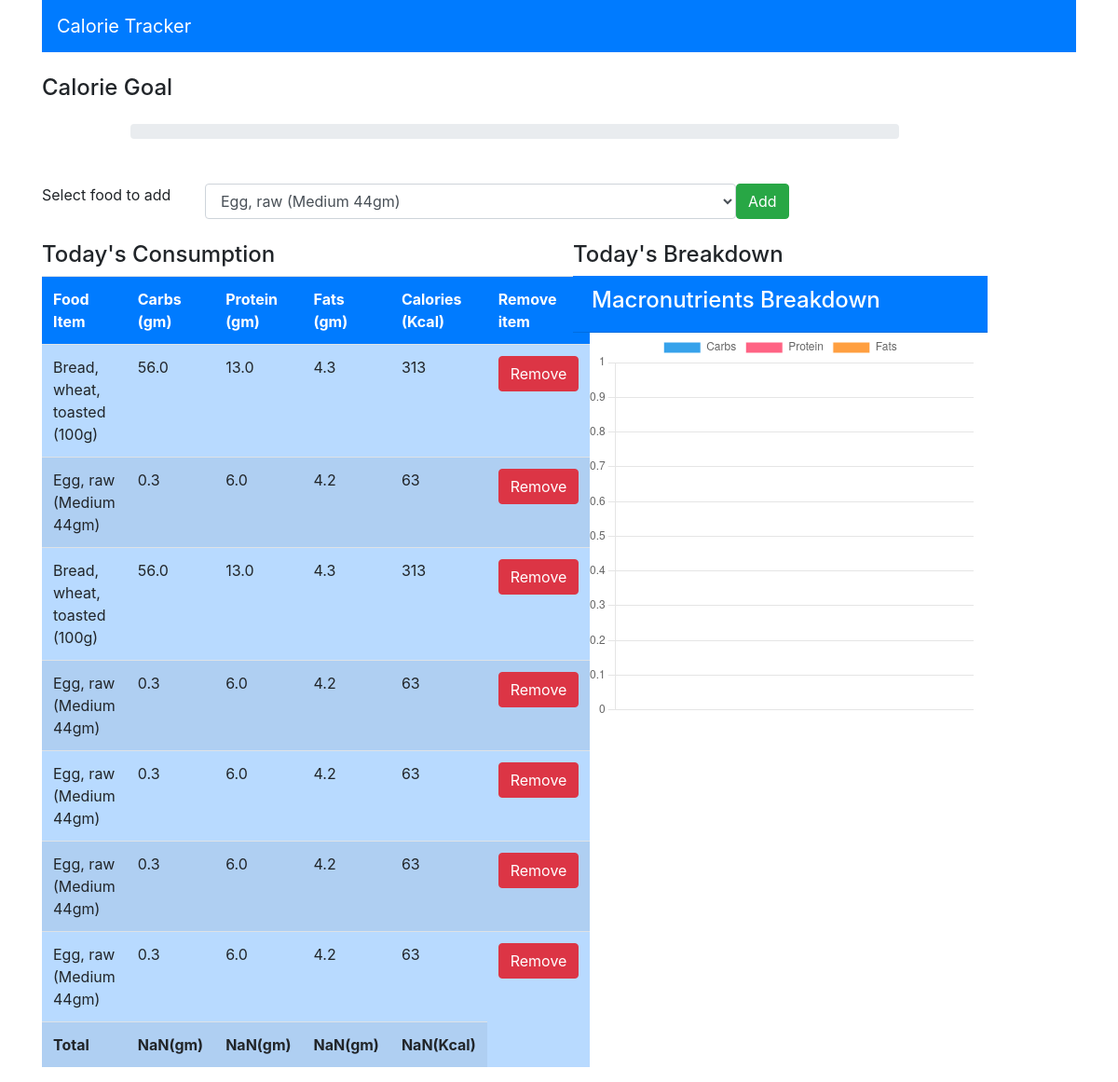
The app's page / (signed in) with its own data.
### calorieapp/models.py (models this page shows, shortened)
class Consume(models.Model):
    user = models.ForeignKey(User,on_delete=models.CASCADE)
    food_consumed = models.ForeignKey(Food, on_delete=models.CASCADE)

class Food(models.Model):
    name = models.CharField(max_length=100)
    carbs = models.FloatField()
    protein = models.FloatField()
    fats = models.FloatField()
    calories = models.IntegerField()

### calorieapp/views.py (the view)
# urls.py: path('', views.index, name="index"),
def index(request):
    if request.method == "POST":
        food_consumed = request.POST["food_consumed"]
        consume = Food.objects.get(name=food_consumed)
        user = request.user
        consume = Consume(user=user, food_consumed=consume)
        consume.save()
    foods = Food.objects.all()
    consumed_food = Consume.objects.filter(user=request.user)
    return render(request, 'calorieapp/index.html', {'foods': foods, 'consumed_food': consumed_food})

### calorieapp/templates/calorieapp/index.html (shortened to what this page needs)
<!DOCTYPE html>
<html lang="en">
  <head>
    <link
      rel="stylesheet"
      href="https://cdn.jsdelivr.net/npm/bootstrap@4.0.0/dist/css/bootstrap.min.css"
    />
  </head>
  <body>
    <div class="container">
      <div class="row mb-4">
        <div class="col-md-12">
          <nav class="navbar navbar-dark bg-primary">
            <span class="navbar-brand">Calorie Tracker</span>
          </nav>
        </div>
      </div>
      <h4>Calorie Goal</h4>
      <div class="row">
        <div class="col-md-9 offset-1 mt-3 mb-5">
          <div class="progress">
          </div>
        </div>
      </div>
      <div class="row">
        <div class="col-md-12">
          <form method="POST">
            <div class="col-group row">
              <label for="" class="col-md-2">Select food to add</label>
              <select
                name="food_consumed"
                id="food_consumed"
                class="col-md-6 form-control"
              >
                {% for food in foods %}
                <option value="{{food.name}}">{{food.name}}</option>
                {% endfor %}
              </select>
              <button type="submit" class="btn btn-success">Add</button>
            </div>
          </form>
        </div>
      </div>
      <div class="row mt-4">
        <div class="col-md-6">
          <div>
            <h4>Today's Consumption</h4>
          </div>
          <table id="table" class="table table-striped table-primary">
            <tr class="bg-primary text-white">
              <th>Food Item</th>
              <th>Carbs (gm)</th>
              <th>Protein (gm)</th>
              <th>Fats (gm)</th>
              <th>Calories (Kcal)</th>
              <th>Remove item</th>
            </tr>
            {% for consumed in consumed_food %}
            <tr>
              <td>{{consumed.food_consumed.name}}</td>
              <td>{{consumed.food_consumed.carbs}}</td>
              <td>{{consumed.food_consumed.protein}}</td>
              <td>{{consumed.food_consumed.fats}}</td>
              <td>{{consumed.food_consumed.calories}}</td>
              <td>
                <a href="{% url 'delete' consumed.id %}" class="btn btn-danger">Remove</a>
              </td>
            </tr>
            {% endfor %}
            <tr>
              <td id="name"><b>Total</b></td>
              <td id="totalCarbs"><b></b></td>
              <td id="totalProtein"><b></b></td>
              <td id="totalFats"><b></b></td>
              <td id="totalCalories"><b></b></td>
            </tr>
          </table>
        </div>
        <div class="col-md-5">
          <div>
            <h4>Today's Breakdown</h4>
            <div class="card-header text-white bg-primary">
              <h4>Macronutrients Breakdown</h4>
            </div>
            <div class="col-md-12">
              <div>
                <canvas id="myChart"></canvas>
              </div>
            </div>
          </div>
        </div>
      </div>
    </div>
  </body>
  <script>
    var table = document.getElementById("table");
    var carbs = 0,
      protein = 0,
      fats = 0,
      calories = 0;
    for (var i = 1; i < table.rows.length - 1; i++) {
      carbs += Math.round(parseFloat(table.rows[i].cells[1].innerHTML));
      protein += Math.round(parseFloat(table.rows[i].cells[2].innerHTML));
      fats += Math.round(parseFloat(table.rows[i].cells[3].innerHTML));
      calories += Math.round(parseFloat(table.rows[i].cells[4].innerHTML));
    }
    document.getElementById("totalCarbs").innerHTML =
      "<b>" + carbs + "(gm)</b>";
    document.getElementById("totalProtein").innerHTML =
      "<b>" + protein + "(gm)</b>";
    document.getElementById("totalFats").innerHTML = "<b>" + fats + "(gm)</b>";
    document.getElementById("totalCalories").innerHTML =
      "<b>" + calories + "(Kcal)</b>";
    var calPer = (calories / 2000) * 100;
    document
      .getElementsByClassName("progress-bar")[0]
      .setAttribute("style", "width:" + calPer + "%");
    // Chart
    var total = carbs + protein + fats;
    var carbsP = Math.round((carbs / total) * 100);
    var proteinP = Math.round((protein / total) * 100);
    var fatsP = Math.round((fats / total) * 100);
    const ctx = document.getElementById("myChart");
    new Chart(ctx, {
      type: "doughnut",
      data: {
        labels: ["Carbs", "Protein", "Fats"],
        datasets: [
          {
            label: "Value in %",
            data: [carbsP, proteinP, fatsP],
            borderWidth: 1,
          },
        ],
      },
      options: {
        scales: {
          y: {
            beginAtZero: true,
          },
        },
      },
    });
  </script>
</html>

### records on screen
Consume: food_consumed.name "Bread, wheat, toasted (100g)", food_consumed.carbs "56.0", food_consumed.protein "13.0", food_consumed.fats "4.3", food_consumed.calories "313"
Consume: food_consumed.name "Egg, raw (Medium 44gm)", food_consumed.carbs "0.3", food_consumed.protein "6.0", food_consumed.fats "4.2", food_consumed.calories "63"
Consume: food_consumed.name "Bread, wheat, toasted (100g)", food_consumed.carbs "56.0", food_consumed.protein "13.0", food_consumed.fats "4.3", food_consumed.calories "313"
Consume: food_consumed.name "Egg, raw (Medium 44gm)", food_consumed.carbs "0.3", food_consumed.protein "6.0", food_consumed.fats "4.2", food_consumed.calories "63"
Consume: food_consumed.name "Egg, raw (Medium 44gm)", food_consumed.carbs "0.3", food_consumed.protein "6.0", food_consumed.fats "4.2", food_consumed.calories "63"
Consume: food_consumed.name "Egg, raw (Medium 44gm)", food_consumed.carbs "0.3", food_consumed.protein "6.0", food_consumed.fats "4.2", food_consumed.calories "63"
Consume: food_consumed.name "Egg, raw (Medium 44gm)", food_consumed.carbs "0.3", food_consumed.protein "6.0", food_consumed.fats "4.2", food_consumed.calories "63"

### other values on screen
form field food_consumed "Egg, raw (Medium 44gm)"
